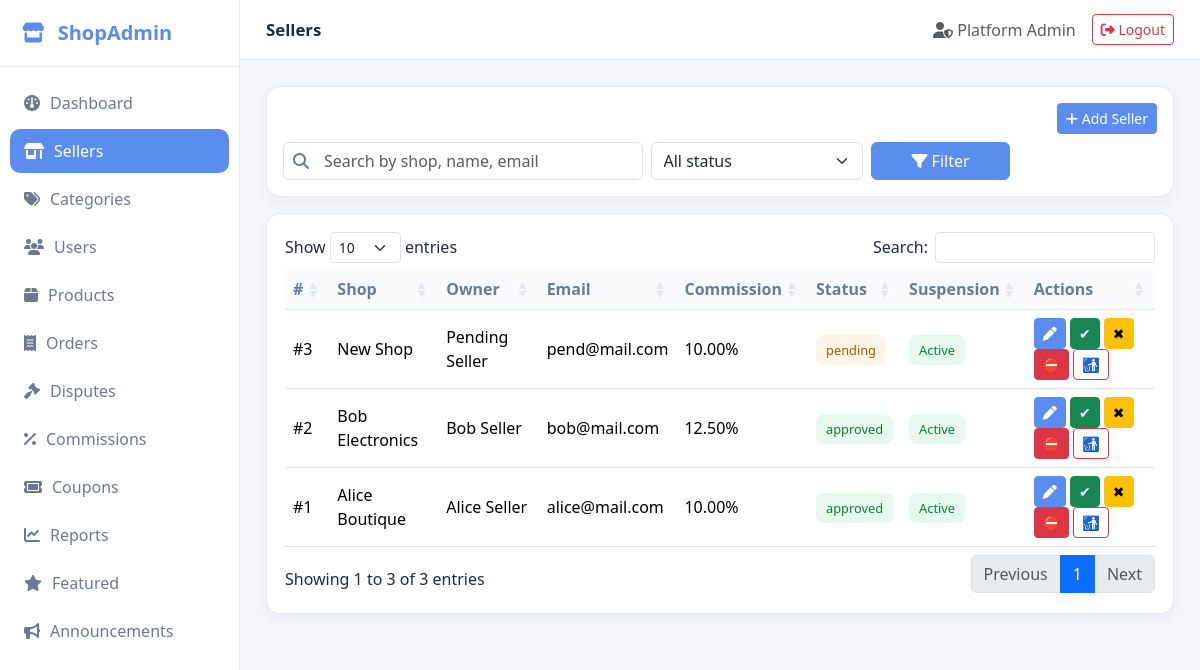
/index.php?url=sellers (signed in), run on the app's committed database.
### tables this page shows
CREATE TABLE IF NOT EXISTS `sellers` (
  `id` INT UNSIGNED AUTO_INCREMENT PRIMARY KEY,
  `user_id` INT UNSIGNED NOT NULL,
  `shop_name` VARCHAR(150) NOT NULL,
  `description` TEXT,
  `commission_rate` DECIMAL(5,2) NOT NULL DEFAULT 10.00,
  `approval_status` ENUM('pending','approved','rejected') NOT NULL DEFAULT 'pending',
  `is_suspended` TINYINT(1) NOT NULL DEFAULT 0,
  `banner` VARCHAR(255) DEFAULT NULL,
  `created_at` TIMESTAMP DEFAULT CURRENT_TIMESTAMP,
  FOREIGN KEY (`user_id`) REFERENCES `users`(`id`) ON DELETE CASCADE
);

CREATE TABLE IF NOT EXISTS `users` (
  `id` INT UNSIGNED AUTO_INCREMENT PRIMARY KEY,
  `name` VARCHAR(100) NOT NULL,
  `email` VARCHAR(150) NOT NULL UNIQUE,
  `password` VARCHAR(255) NOT NULL,
  `role` ENUM('admin','seller','customer','delivery') NOT NULL DEFAULT 'customer',
  `status` ENUM('active','inactive','suspended','pending') NOT NULL DEFAULT 'active',
  `phone` VARCHAR(30) DEFAULT NULL,
  `avatar` VARCHAR(255) DEFAULT NULL,
  `created_at` TIMESTAMP DEFAULT CURRENT_TIMESTAMP
);

### controllers/Controller.php (called while the page is built, shortened)
<?php
class Controller {
    public function __construct($db) { $this->db = $db; }
    protected function view($path, $data = []) {
        extract($data);
        require __DIR__ . '/../views/layouts/header.php';
        require __DIR__ . '/../views/' . $path . '.php';
        require __DIR__ . '/../views/layouts/footer.php';
    }
}

### controllers/SellersController.php (called while the page is built, shortened)
<?php
require_once __DIR__ . '/Controller.php';
require_once __DIR__ . '/../models/SellerModel.php';
class SellersController extends Controller {
    public function index() {
        $search = $_GET['q'] ?? '';
        $status = $_GET['status'] ?? '';
        $sellers = (new SellerModel($this->db))->all($search, $status);
        $this->view('sellers/index', [
            'pageTitle' => 'Sellers',
            'sellers' => $sellers,
            'q' => $search,
            'status' => $status
        ]);
    }
}

### index.php (called while the page is built, shortened)
<?php
require_once __DIR__ . '/config/db.php';
require_once __DIR__ . '/includes/helpers.php';
$url = $_GET['url'] ?? 'auth/login';
$url = trim($url, '/');
$parts = array_values(array_filter(explode('/', $url)));
$action         = $parts[1] ?? 'index';
$params         = array_slice($parts, 2);
$obj = new $controller($conn);
call_user_func_array([$obj, $action], $params);

### includes/helpers.php (called while the page is built, shortened)
<?php
function e($v) {
    return htmlspecialchars((string)$v, ENT_QUOTES, 'UTF-8');
}

### models/SellerModel.php (called while the page is built, shortened)
<?php
require_once __DIR__ . '/Model.php';
class SellerModel extends Model {
    public function all($search = '', $status = '')
    {
        $like = "%$search%";
        $sql = "SELECT s.*, u.name AS user_name, u.email, u.phone
                FROM sellers s
                JOIN users u ON s.user_id = u.id
                WHERE (s.shop_name LIKE ? OR u.name LIKE ? OR u.email LIKE ?)";
        $params = [$like, $like, $like];
        $types = "sss";
        $sql .= " ORDER BY s.id DESC";
        $stmt = $this->db->prepare($sql);
        $stmt->bind_param($types, ...$params);
        $stmt->execute();
        return $stmt->get_result()->fetch_all(MYSQLI_ASSOC);
    }
}

### models/Model.php (called while the page is built, shortened)
<?php
class Model {
    public function __construct($db) { $this->db = $db; }
}

### views/sellers/index.php (the view, shortened to what this page needs)
<div class="card p-3 mb-3">
  <div class="d-flex justify-content-between align-items-center mb-2">
    <button class="btn btn-primary btn-sm" data-bs-toggle="modal" data-bs-target="#addSellerModal">
      <i class="fa-solid fa-plus"></i> Add Seller
    </button>
  </div>
  <form class="row g-2" method="get">
    <div class="col-md-5 input-icon">
      <i class="fa-solid fa-magnifying-glass"></i>
      <input class="form-control" name="q" placeholder="Search by shop, name, email"
        value="<?= e($q ?? '') ?>">
    </div>
    <div class="col-md-3">
      <select class="form-select" name="status">
        <option value="">All status</option>
      </select>
    </div>
    <div class="col-md-2">
      <button class="btn btn-primary w-100">
        <i class="fa-solid fa-filter"></i> Filter
      </button>
    </div>
  </form>
</div>
<div class="table-card">
  <table class="table align-middle data-table">
    <thead>
      <tr>
        <th>#</th>
        <th>Shop</th>
        <th>Owner</th>
        <th>Email</th>
        <th>Commission</th>
        <th>Status</th>
        <th>Suspension</th>
        <th>Actions</th>
      </tr>
    </thead>
    <tbody>
      <?php foreach ($sellers as $s): ?>
        <tr>
          <td>#<?= e($s['id']) ?></td>
          <td><?= e($s['shop_name']) ?></td>
          <td><?= e($s['user_name']) ?></td>
          <td><?= e($s['email']) ?></td>
          <td><?= number_format($s['commission_rate'],2) ?>%</td>
          <td>
            <span class="badge-soft badge-<?= e($s['approval_status']) ?>">
              <?= e($s['approval_status']) ?>
            </span>
          </td>
          <td>
            <?php if ($s['is_suspended']): ?>
              <span class="badge-soft badge-rejected">Suspended</span>
            <?php else: ?>
              <span class="badge-soft badge-approved">Active</span>
            <?php endif; ?>
          </td>
          <td>
            <button class="btn btn-sm btn-primary"
              onclick='openEditSeller(<?= json_encode($s, JSON_HEX_APOS | JSON_HEX_QUOT) ?>)'>
              <i class="fa-solid fa-pen"></i>
            </button>
            <button class="btn btn-sm btn-success"
              onclick="sellerAction(<?= $s['id'] ?>,'approve')">✔</button>
            <button class="btn btn-sm btn-warning"
              onclick="sellerAction(<?= $s['id'] ?>,'reject')">✖</button>
            <?php if ($s['is_suspended']): ?>
              <button class="btn btn-sm btn-success"
                onclick="sellerAction(<?= $s['id'] ?>,'activate')">
                ✔
              </button>
            <?php else: ?>
              <button class="btn btn-sm btn-danger"
                onclick="sellerAction(<?= $s['id'] ?>,'suspend')">
                ⛔
              </button>
            <?php endif; ?>
            <button class="btn btn-sm btn-outline-danger"
              onclick="confirmGo('index.php?url=sellers/delete/<?= $s['id'] ?>','Delete seller?')">
              🚮
            </button>
          </td>
        </tr>
      <?php endforeach; ?>
    </tbody>
  </table>
</div>

### assets/css/style.css (style rules this page uses)
:root { --bg:#f5f7fb; --card:#fff; --primary:#5b8def; --primary-dark:#3f6fd6; --text:#1f2a44; --muted:#6b7a90; --border:#e6ebf2; --success:#22c55e; --danger:#ef4444; --warning:#f59e0b; --shadow:0 4px 14px rgba(20,30,60,.06); }
* { box-sizing:border-box }
body { margin:0;font-family:'Segoe UI',system-ui,sans-serif;background:var(--bg);color:var(--text) }
.card { background:var(--card);border:1px solid var(--border);border-radius:14px;box-shadow:var(--shadow) }
.btn-primary { background:var(--primary);border-color:var(--primary) }
.input-icon { position:relative }
.input-icon i { position:absolute;left:14px;top:50%;transform:translateY(-50%);color:var(--muted) }
.input-icon .form-control { padding-left:40px }
.table-card { background:#fff;border-radius:14px;box-shadow:var(--shadow);border:1px solid var(--border);padding:18px }
table.dataTable { border-collapse:separate !important;border-spacing:0 }
.table thead th { background:#f8fafc;color:var(--muted);font-weight:600;border-bottom:1px solid var(--border) }
.badge-soft { padding:6px 10px;border-radius:8px;font-weight:500;font-size:.8rem }
.badge-pending { background:#fff5e6;color:#a35b00 }
.badge-approved { background:#e6f9ee;color:#127c3f }

### data on the page
sellers: id "3", shop_name "New Shop", user.name "Pending Seller", user.email "pend@mail.com", commission_rate "10.00", approval_status "pending", is_suspended "Active"
sellers: id "2", shop_name "Bob Electronics", user.name "Bob Seller", user.email "bob@mail.com", commission_rate "12.50", approval_status "approved", is_suspended "Active"
sellers: id "1", shop_name "Alice Boutique", user.name "Alice Seller", user.email "alice@mail.com", commission_rate "10.00", approval_status "approved", is_suspended "Active"

### other printed values
APP_NAME "ShopAdmin"
$pageTitle "Sellers"
$u['name'] "Platform Admin"
